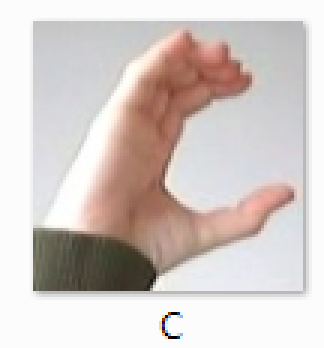
#> input picture Dev_Biwi/images-ind_alphabet/C_2.png, 108 x 116 px, found by its file name (shown 3 times larger); its folder holds 4 pictures in this run
$ jupyter execute 'test max path.ipynb'
#> lines starting #> are read from the running program, lines starting #| are printed output that depends on the picture
[cell 1]
import numpy as np
import pandas as pd
import os
import cv2
from os import walk
from PIL import Image

[cell 2]
path = r"C:/Users/Maxime.ALTER/ProjetIA/ProjetIA/Dev_Biwi/images-ind_alphabet/"

[cell 3]
listeFichiers = []
for (repertoire, sousRepertoires, fichiers) in walk(path):
    listeFichiers.extend(fichiers)
    print(listeFichiers)

[cell 4]
for l in listeFichiers:

    image_path = path + l
    image = Image.open(image_path)
#> image is the input picture: PIL image 108x116 RGBA; mean R, G, B, A 212.3, 202.5, 198.9, 255
    width, height = image.size
#> width = 108; height = 116
    new_width = 28
    new_height = 28
    resized_image = image.resize((new_width, new_height))
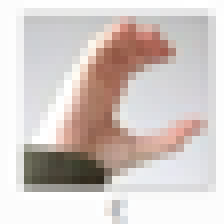
#> resized_image: PIL image 28x28 RGBA (shown 8 times larger); mean R, G, B, A 212.2, 202.4, 198.9, 255
    resized_image.save(path + 'resized_image' + l)
#> pass 2 of the loop `for l in listeFichiers:`:
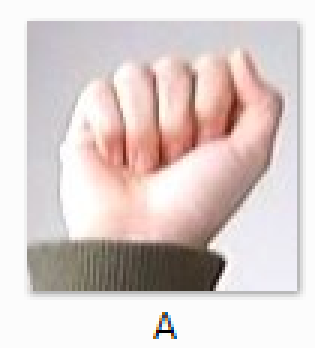
#> input picture Dev_Biwi/images-ind_alphabet/A_0.png, 105 x 116 px, found by its file name (shown 3 times larger)
#> image is the input picture: PIL image 105x116 RGBA; mean R, G, B, A 219.8, 207.1, 204.7, 255
#> `resized_image = image.resize((new_width, new_height))`:
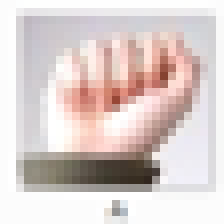
#> resized_image: PIL image 28x28 RGBA (shown 8 times larger); mean R, G, B, A 219.7, 207.1, 204.7, 255
#> pass 3 of the loop `for l in listeFichiers:`:
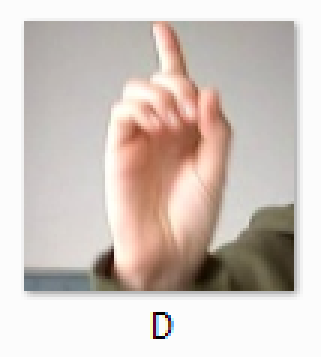
#> input picture Dev_Biwi/images-ind_alphabet/D_3.png, 107 x 119 px, found by its file name (shown 3 times larger)
#> image is the input picture: PIL image 107x119 RGBA; mean R, G, B, A 209.4, 198.5, 192.1, 255
#> `resized_image = image.resize((new_width, new_height))`:
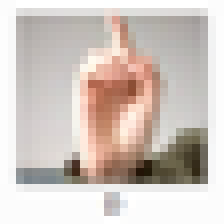
#> resized_image: PIL image 28x28 RGBA (shown 8 times larger); mean R, G, B, A 209.4, 198.5, 192.1, 255
#> the loop made 4 passes; the first 3 are shown
